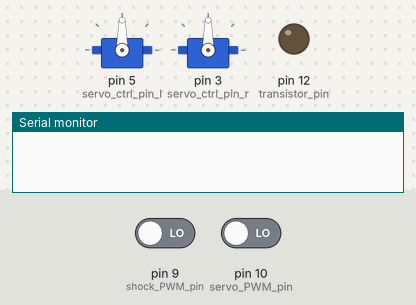
A sketch run on a simulated Arduino Uno, built with avr-gcc and run on an emulated ATmega328P. Shown: 2 × servo, output pins drawn as LEDs (lit = HIGH), the last lines printed to the serial monitor. The inputs (shaded band) are chosen by the test bench; at power-on: pin 9 (shock_PWM_pin) LOW, pin 10 (servo_PWM_pin) LOW.

Above: at 0.1 s.
At 2.1 s:
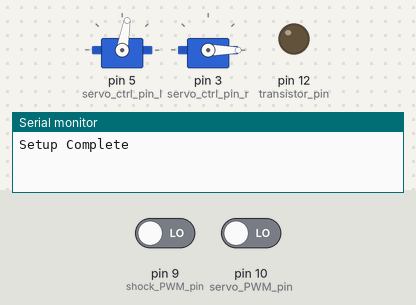
Timing chart, 0 to 3.6 s (numbered marks = the images above):
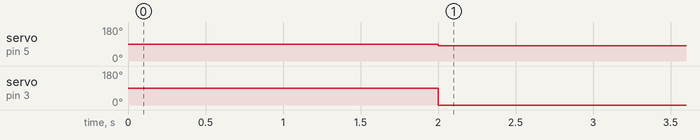

Measured:
- by itself, servo on pin 5 (servo_ctrl_pin_l): 90° → 80° at 2.0 s
- by itself, servo on pin 3 (servo_ctrl_pin_r): 90° → 0° at 2.0 s

The sketch:

Robobob_claws.ino
```cpp
/*Activates a transistor driving a high-voltage step-up converter
triggered by PWM-input signal from RC-reciever */

#include <Servo.h>

// TODO: Safety exit if servo read pins not connected
// TODO: Tweak servo position degrees
// TODO: Check safety delay
// TODO: Make claws start as open

/*-----------------------------------------------------------------------------
Config
-----------------------------------------------------------------------------*/

const int transistor_pin = 12;    	// Shock weapon transistor gate
const int shock_PWM_pin = 9;         	// Shock PWM input-pin
const int servo_PWM_pin = 10; 		// Servo PWM input-pin
const int servo_ctrl_pin_l = 5;		// Left servo control
const int servo_ctrl_pin_r = 3;		// Right servo control
const int servo_l_open = 80;
const int servo_l_closed = 5;
const int servo_r_open = 0;
const int servo_r_closed = 82;
const int toggle_threshold = 1500;	// PWM threshold of toggling signal
const int safety_delay = 1000;		// Delay before shock, in millis
//-----------------------------------------------------------------------------

int last_toggle;	// Last time the claws were toggled
bool claws_closed;	// Are the claws ready to deliver shock?
Servo servo_l;		// Left servo
Servo servo_r;		// Right servo

void setup() {
    // set  the pins as output:
    pinMode(transistor_pin, OUTPUT);
    pinMode(shock_PWM_pin, INPUT);
    pinMode(servo_PWM_pin, INPUT);
    servo_l.attach(servo_ctrl_pin_l);
    servo_r.attach(servo_ctrl_pin_r);
    // Dab sequence
    do_dab();
    Serial.begin(9600);
    Serial.println("Setup Complete");
}

void loop() {
    do_servos();        // Grab with servos
    do_dab();               // Taunt the enemy
    //do_shock();       // Donate energy
    delay(30);      //TODO: Adjust?
}

// Test that claws are closed before shock
bool safety_check() {
    int current_time = millis();
    if (claws_closed && (current_time - last_toggle) > safety_delay) {
        Serial.println("Safety check passed");      //DEBUG
        return true;
    } else {
        Serial.println("Safety check failed");      //DEBUG
        return false;
    }
}

// Open/close claws
// Returns 1 if closed, -1 if opened, and 0 if no action taken
// Commented lines need to be reactivated for safety functionality
int do_servos() {
    int servo_PWM = pulseIn(servo_PWM_pin, HIGH);
    //if (!claws_closed && servo_PWM > toggle_threshold) {
    if (servo_PWM > toggle_threshold) {
        servo_l.write(servo_l_closed);
        servo_r.write(servo_r_closed);
        //last_toggle = millis();
        claws_closed = true;
        //Serial.println("Claws closed");
        return 1;
    //} else if (claws_closed && servo_PWM < toggle_threshold) {
    } else if (servo_PWM < toggle_threshold) {
        servo_l.write(servo_l_open);
        servo_r.write(servo_r_open);
        //last_toggle = millis();
        claws_closed = false;
        //Serial.println("Claws opened");
        return -1;
    } else {
        return 0;
    }
}

// Activate shock if safety measures met
bool do_shock() {
    int shock_PWM = pulseIn(shock_PWM_pin, HIGH);
    if (!safety_check()) {
        digitalWrite(transistor_pin, LOW);
        return false;
    }
    if (shock_PWM > toggle_threshold) {
        digitalWrite(transistor_pin, HIGH);
        Serial.println("Shock delivered");
        return true;
    } else {
        digitalWrite(transistor_pin, LOW);
        Serial.println("Shock disabled");
        return false;
    }
}

// Unholyness
bool do_dab() {
    int shock_PWM = pulseIn(shock_PWM_pin, HIGH);
    if (shock_PWM > toggle_threshold) {
        servo_l.write(servo_l_open);
        servo_r.write(servo_r_closed);
        delay(750);
        servo_l.write(servo_l_closed);
        servo_r.write(servo_r_open);
        delay(750);
        servo_l.write(servo_l_open);
        servo_r.write(servo_r_open);
        return true;
    }
    return false;
}
```
